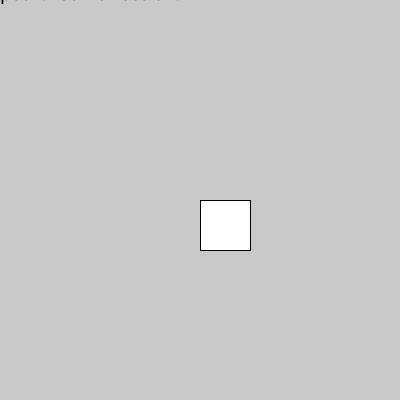
Frame 1 (no input)
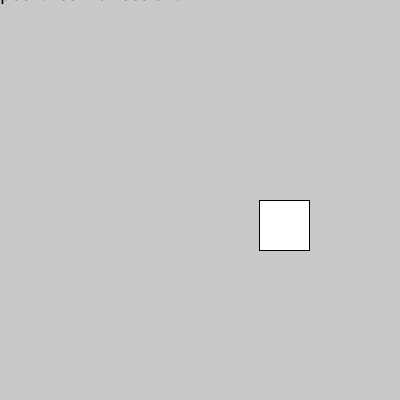
Frame 60 (the mouse pressed at the canvas centre just before this capture)
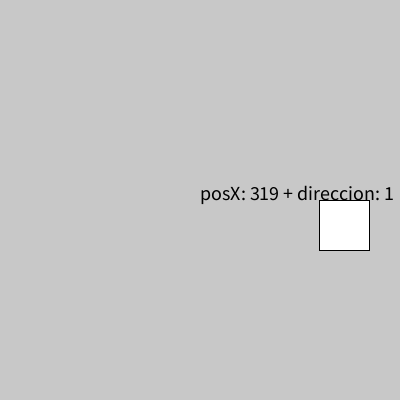
Frame 120 (the mouse held since frame 60 and released just before this capture)

The Processing sketch that drew these frames (run headless with seeded random() and noise(); from frame 60 on, the mouse is pressed at the canvas centre):

// Processing sketch: rect_derecha_e_izquierda
// ── rect_derecha_e_izquierda.pde
int posX = 200;
int direccion = 1;

void setup(){
  size(400, 400);
  textSize(20);
}

void draw(){
  background(200);
  fill(255);
  rect(posX, 200, 50, 50);
  fill(0);
  text("posX: " + posX + " + direccion: " + direccion, mouseX, mouseY);
  posX = posX + direccion;
}

void mouseClicked(){
  direccion = direccion * -1;
}
